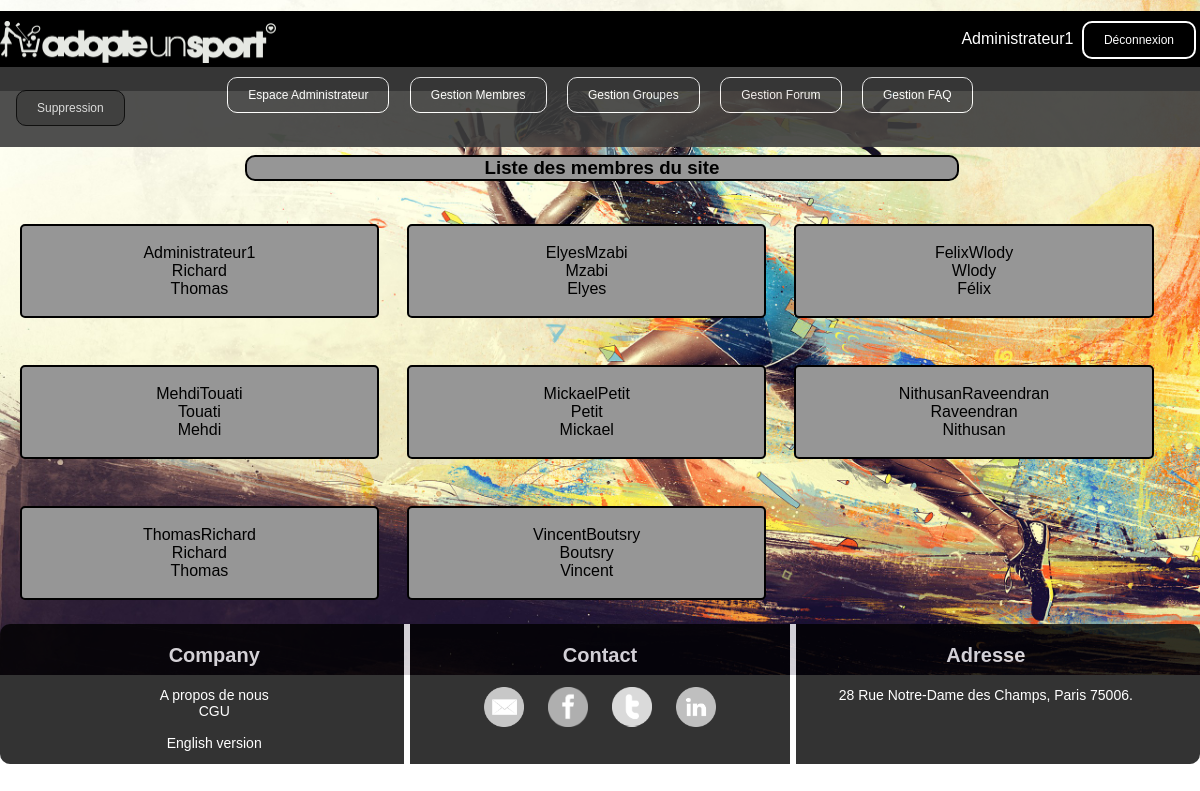
Screenshot of /gestionmembres.php (signed in) with the database file from the repository.
### tables this page shows
CREATE TABLE IF NOT EXISTS `membre_inscrit` (
  `Pseudo` varchar(255) NOT NULL,
  `mdp` varchar(255) NOT NULL,
  `Nom` varchar(255) NOT NULL,
  `Prenom` varchar(255) NOT NULL,
  `Date_naissance` date NOT NULL,
  `Mail` varchar(255) NOT NULL,
  `Adresse` varchar(255) NOT NULL,
  `Ville` varchar(255) NOT NULL,
  `Photo` varchar(255) NOT NULL,
  `Administrateur` int(11) NOT NULL,
  PRIMARY KEY (`Pseudo`)
);

### gestionmembres.php (the view, shortened to what this page needs)
<!DOCTYPE html>
<html>
	<head>
	    <link href='assets/css/styleheaderfooter.css' rel='stylesheet' type='text/css' />
    	<link href='assets/css/style.css' rel='stylesheet' type='text/css' />
	</head>
	<body>
		<header>
			<div class="container haut">
				<div class="connexion element"><img class="logosite" src="Images/adopteunsportnb.png" /></div>
				<div class="connexion droite element">
					<?php
						if (!isset($_SESSION['Pseudo'])) {
							?>
							<a href="inscription.php" class="button">Inscription</a>
							<a href="pageconnection.php" class="button">Connexion</a>
							<?php
						}
						else if (isset($_SESSION['Pseudo'])) {
							?>
							<a href="administrateur.php" class="lienpseudo"><?php echo($_SESSION['Pseudo']) ?></a>
							<a href="deconnexion.php" class="button">Déconnexion</a>
							<?php
						}
					?>
           		</div>
			</div>
			<div class="menu haut">
				<a href="administrateur.php" class="button2">Espace Administrateur</a>
				<a href="gestionmembres.php" class="button2">Gestion Membres</a>
				<a href="gestiongroupes.php" class="button2">Gestion Groupes</a>
				<a href="forumadmin.php" class="button2">Gestion Forum</a>
				<a href="faqadmin.php" class="button2">Gestion FAQ</a>
			</div>
		</header>
		<div class="suppressiondiv">
            <h3>Supprimer un membre :</h3>
            <form action="gestionmembres.php" method="post">
            	Pseudo : <input type="text" name="pseudo" value="<?php if (isset($_POST['pseudo'])) echo htmlentities(trim($_POST['pseudo'])); ?>"><br />
            	<input type="submit" name="suppression" value="Suppression" id="creer">
            </form>
        </div>
        <h3 class="listemembres">Liste des membres du site</h3>
        <?php
			try
			{
			$base = new PDO('mysql:host=localhost;dbname=app_info;charset=utf8', 'root', '');
			}
			catch(Exception $e)
			{
	        	die('Erreur : '.$e->getMessage());
			}
			?>
			<?php
				$reponse = $base->query('SELECT Pseudo, Nom, Prenom, Mail FROM membre_inscrit ORDER BY Pseudo ');
				while ($donnees = $reponse->fetch())
				{ ?>
					<div class="membrestrouves">
					<br/><?php echo $donnees['Pseudo'] . '<br/>';
					echo $donnees['Nom'] . '<br/>';
					echo $donnees['Prenom']. '<br/>'. '<br/>';
					?>
					</div>
				<?php
				}
		?>
		<footer>
			<div class="company bas">
				<h3>Company</h3>
				<a href="groupe6c.php" class="lienfootercompany">A propos de nous</a>
				<a href="cgu.php" class="lienfootercompany">CGU</a><br/>
				<a href="accueilen.php" class="lienfootercompany">English version</a>
			</div>
			<div class="espace bas">
			</div>
			<div class="contact bas">
				<h3>Contact</h3>
				<a href="mailto:tho-richard@sfr.fr" class="rsociaux mail"></a>
				<a href="https://www.facebook.com" class="rsociaux fb"></a>
				<a href="https://www.google.fr" class="rsociaux twitter"></a>
				<a href="https://www.google.fr" class="rsociaux linkedin"></a>
			</div>
			<div class="espace bas">
			</div>
			<div class="adresse bas">
				<h3>Adresse</h3>
				<p>28 Rue Notre-Dame des Champs, Paris 75006.</p>
			</div>
		</footer>
	</body>
</html>

### assets/css/styleheaderfooter.css (style rules this page uses)
.container { background-color: rgb(0,0,0); opacity: 1; border-radius: 0px; color: black; position: fixed; width:100%; height: 10%; margin-left: -8px; margin-right: -10px; margin-top: -8px; display: block; }
.menu { background-color: rgb(60,60,60); opacity: 0.9; position: fixed; margin-top: 4%; width:100%; height: 10%; margin-left: -8px; text-align: center; display: block; }
.logosite { height: 42px; width: 276px; margin-top: 10px; }
.connexion { display: inline-block; }
.droite { float: right; }
.lienpseudo { color: white; }
.button { background-color: rgb(0,0,0); border: solid white 2px; border-radius: 10px; color: white; padding: 10px 20px; text-align: center; text-decoration: none; display: inline-block; font-size: 12px; margin: 10px 4px; cursor: pointer; }
.button2 { background-color: rgb(60,60,60); border: solid white 1px; border-radius: 10px; color: white; padding: 10px 20px; text-align: center; text-decoration: none; display: inline-block; font-size: 12px; margin: 10px 8px; cursor: pointer; }
footer { position: relative; background-color: rgb(0,0,0); opacity: 0.8; color:white; text-align: center; border-radius: 10px; margin-left: -8px; margin-right: -8px; font-size: 14px; }
footer a { margin-right: 10px; margin-left: 10px; color: white; }
footer h3 { font-size: 20px; }
.bas { position: relative; display: inline-block; width: 25%; margin-left: 3%; margin-right: 3%; height: 140px; vertical-align: top; }
.espace { width: 0.5%; margin-left: 0%; margin-right: 0%; background-color: rgb(255,255,255); }
.lienfootercompany { display: block; }
.rsociaux { display: inline-block; height: 40px; width: 40px; }
.mail { background-image: url('Images/mailnb.png'); background-size: 100%; }
.fb { background-image: url('Images/fbnb1.png'); background-size: 100%; }
.twitter { background-image: url('Images/twitternb.png'); background-size: 100%; }
.linkedin { background-image: url('Images/linkedinnb.png'); background-size: 100%; }

### assets/css/style.css (style rules this page uses)
body { background-image : url('Images/course.jpeg'); background-size: 100%; background-repeat: no-repeat; background-attachment: fixed; display: block; color : black; font-family : "Verdana", cursive, sans-serif; }
a { color: black; text-decoration: none; }
input { border-radius: 6px; }
.listemembres { text-align: center; background-color: rgb(150,150,150); width: 60%; margin-left: 20%; margin-right: 20%; border: solid black 2px; border-radius: 10px; }
.membrestrouves { background-color: rgb(150,150,150); border: solid black 2px; border-radius: 5px; margin-top: 2%; margin-bottom: 2%; width: 30%; margin-left: 1%; margin-right: 1%; text-align: center; display: inline-block; }
#creer { background-color: rgb(60,60,60); border: solid black 1px; border-radius: 10px; color: white; padding: 10px 20px; text-align: center; text-decoration: none; display: inline-block; font-size: 12px; margin: 10px 8px; cursor: pointer; opacity: 0.8; }

### rows the page displays
membre_inscrit: Pseudo "Administrateur1", Nom "Richard", Prenom "Thomas"
membre_inscrit: Pseudo "ElyesMzabi", Nom "Mzabi", Prenom "Elyes"
membre_inscrit: Pseudo "FelixWlody", Nom "Wlody", Prenom "Félix"
membre_inscrit: Pseudo "MehdiTouati", Nom "Touati", Prenom "Mehdi"
membre_inscrit: Pseudo "MickaelPetit", Nom "Petit", Prenom "Mickael"
membre_inscrit: Pseudo "NithusanRaveendran", Nom "Raveendran", Prenom "Nithusan"
membre_inscrit: Pseudo "ThomasRichard", Nom "Richard", Prenom "Thomas"
membre_inscrit: Pseudo "VincentBoutsry", Nom "Boutsry", Prenom "Vincent"

### other values shown
$_SESSION['Pseudo'] "Administrateur1"
